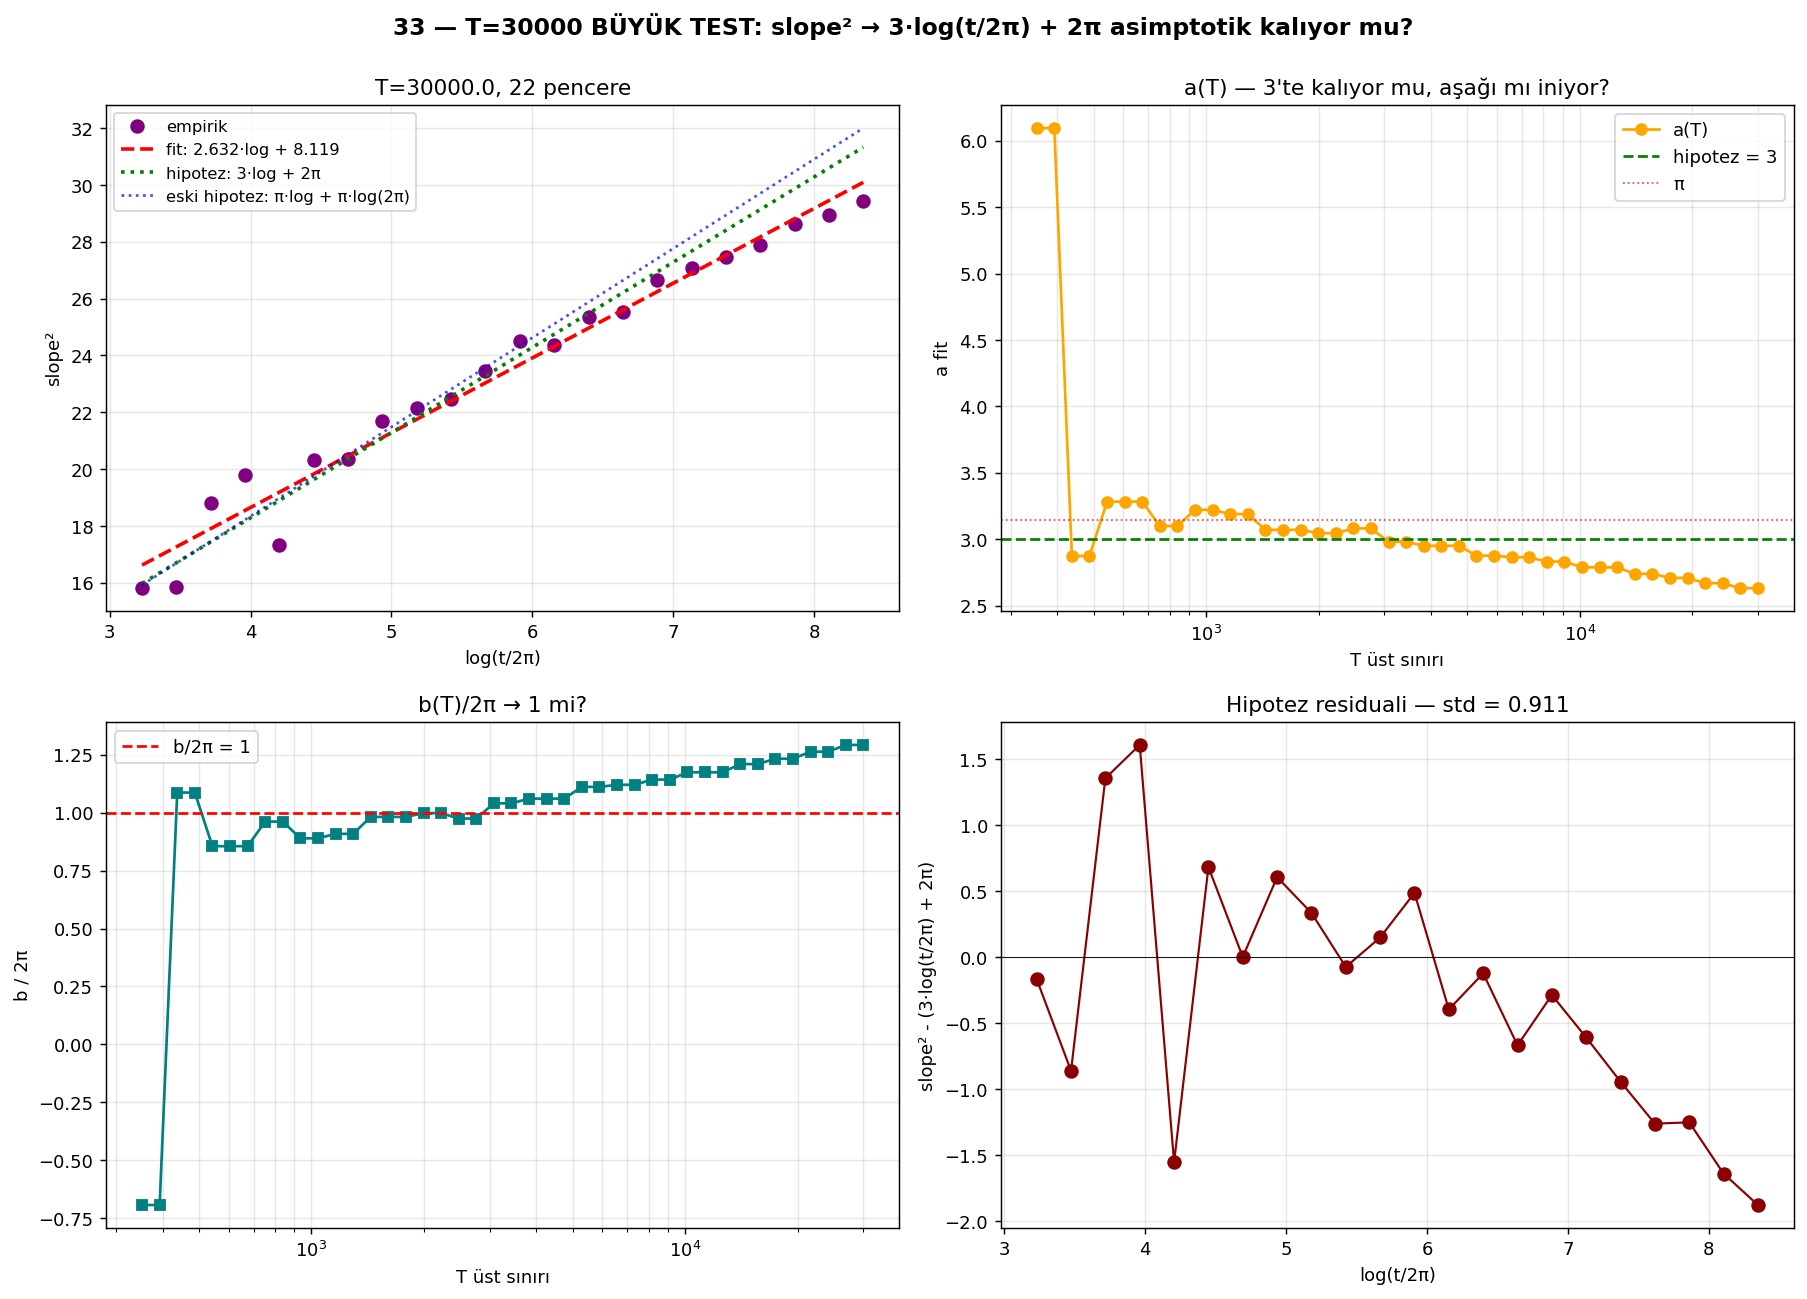

This chart was generated by the following Python code:
"""
33 — T = 30000 BÜYÜK TEST
==============================

slope² ≈ 3·log(t/2π) + 2π aday formülünün gerçek mi yoksa küçük-N artefakt mı
olduğunu T büyüterek test ediyoruz.

Beklenti:
  Eğer formül GERÇEK ise → a katsayısı 3'te kalır, b 2π'de kalır
  Eğer N-artefakt ise → a azalmaya devam eder (FHK log log T ölçeğine yakınsar)

Yöntem:
  - T = 30000'e kadar tüm sıfırlar
  - Her aralık için max|Z| (5 nokta + parabolik fit)
  - 25 logaritmik pencere
  - Kümülatif fit a(T), b(T)
"""

import numpy as np
import matplotlib.pyplot as plt
from pathlib import Path
import mpmath as mp
from scipy.stats import pearsonr
from scipy.optimize import minimize_scalar
import time

mp.mp.dps = 12  # daha düşük precision, daha hızlı

ROOT = Path(__file__).resolve().parent.parent
gamma = np.loadtxt(ROOT / "zeros_100k.txt")

T_MAX = 30000.0
gamma_w = gamma[gamma < T_MAX]
print(f"İşlenecek sıfır: {len(gamma_w)}", flush=True)
print(f"Tahmini süre: {len(gamma_w) * 0.03 / 60:.1f} dakika", flush=True)

intervals = np.diff(gamma_w)
max_amps = np.zeros(len(intervals))

t_start = time.time()
print("Hesap başlıyor...", flush=True)

for n in range(len(intervals)):
    a, b = gamma_w[n] + 0.005, gamma_w[n+1] - 0.005
    # minimize_scalar bounded — hızlı
    res = minimize_scalar(
        lambda t: -abs(float(mp.siegelz(t))),
        bounds=(a, b),
        method='bounded',
        options={'xatol': 0.02, 'maxiter': 15}
    )
    max_amps[n] = -res.fun

    if (n+1) % 2000 == 0:
        elapsed = time.time() - t_start
        pct = (n+1) / len(intervals) * 100
        eta = elapsed / (n+1) * (len(intervals) - n - 1) / 60
        print(f"  {n+1}/{len(intervals)} ({pct:.1f}%), t≈{gamma_w[n]:.0f}, "
              f"geçen {elapsed/60:.1f}dk, ETA {eta:.1f}dk", flush=True)

elapsed_total = time.time() - t_start
print(f"\nToplam süre: {elapsed_total/60:.1f} dakika", flush=True)

# Veriyi sakla — bir daha hesaplamayı asla istemeyiz
np.savez(Path(__file__).parent / "33_max_amps_T30000.npz",
         intervals=intervals, max_amps=max_amps, t_mid=0.5*(gamma_w[:-1]+gamma_w[1:]))
print("Veri kaydedildi: 33_max_amps_T30000.npz", flush=True)

t_mid = 0.5 * (gamma_w[:-1] + gamma_w[1:])
rho = np.log(t_mid / (2*np.pi)) / (2*np.pi)
intervals_norm = intervals * rho

# 30 pencere
n_windows = 30
edges = np.geomspace(20, T_MAX, n_windows+1)

results = []
print(f"\n{'pencere':>14} | {'n':>6} | {'slope':>7} | {'slope²':>7} | {'log(t/2π)':>10}", flush=True)
print("-"*65, flush=True)
for i in range(n_windows):
    t_lo, t_hi = edges[i], edges[i+1]
    mask = (t_mid >= t_lo) & (t_mid < t_hi)
    if mask.sum() < 20: continue
    x = intervals_norm[mask]; y = max_amps[mask]
    slope, intercept = np.polyfit(x, y, 1)
    t_center = np.exp(0.5*(np.log(t_lo)+np.log(t_hi)))
    log_t = np.log(t_center/(2*np.pi))
    results.append((t_center, slope, slope**2, log_t, mask.sum()))
    print(f"[{t_lo:>5.0f},{t_hi:>5.0f}] | {mask.sum():>6} | {slope:>7.3f} | {slope**2:>7.2f} | {log_t:>10.3f}", flush=True)

results = np.array(results)
t_centers = results[:, 0]
slopes = results[:, 1]
slope_sqs = results[:, 2]
log_ts = results[:, 3]

# Kümülatif fit
print(f"\n=== KÜMÜLATİF FIT — a YAKINSAMASI ===", flush=True)
print(f"{'T_upper':>10} | {'pencere':>8} | {'a':>8} | {'b':>10} | {'a/π':>6} | {'b/2π':>6}", flush=True)
T_uppers = [500, 1000, 2000, 4000, 8000, 12000, 18000, 25000, 30000]
for T_up in T_uppers:
    mask_T = t_centers < T_up
    if mask_T.sum() < 4: continue
    a_T, b_T = np.polyfit(log_ts[mask_T], slope_sqs[mask_T], 1)
    print(f"{T_up:>10.0f} | {mask_T.sum():>8} | {a_T:>8.4f} | {b_T:>10.4f} | "
          f"{a_T/np.pi:>6.3f} | {b_T/(2*np.pi):>6.3f}", flush=True)

# Tam fit
a_full, b_full = np.polyfit(log_ts, slope_sqs, 1)
print(f"\nTAM FIT (T={T_MAX}): a = {a_full:.4f}, b = {b_full:.4f}", flush=True)
print(f"  Hipotez: a=3, b=2π={2*np.pi:.4f}", flush=True)
print(f"  Sapma a: {(a_full-3)/3*100:+.2f}%", flush=True)
print(f"  Sapma b: {(b_full-2*np.pi)/(2*np.pi)*100:+.2f}%", flush=True)

# log log T testi — eğer a azalmaya devam ediyorsa, log log skalasına yakınsayabilir
loglog_t = np.log(np.log(t_centers))
a_vs_loglog, b_vs_loglog = np.polyfit(loglog_t, slope_sqs, 1)
print(f"\nAlternatif fit: slope² = {a_vs_loglog:.4f}·log log(t) + {b_vs_loglog:.4f}", flush=True)

# Plot
fig, axes = plt.subplots(2, 2, figsize=(14, 10))

ax = axes[0, 0]
ax.plot(log_ts, slope_sqs, "o", ms=7, color="purple", label="empirik")
xfit = np.linspace(log_ts.min(), log_ts.max(), 100)
ax.plot(xfit, a_full*xfit + b_full, "r--", lw=2,
        label=f"fit: {a_full:.3f}·log + {b_full:.3f}")
ax.plot(xfit, 3*xfit + 2*np.pi, "g:", lw=2,
        label="hipotez: 3·log + 2π")
ax.plot(xfit, np.pi*xfit + np.pi*np.log(2*np.pi), "b:", lw=1.5, alpha=0.7,
        label="eski hipotez: π·log + π·log(2π)")
ax.set_xlabel("log(t/2π)"); ax.set_ylabel("slope²")
ax.set_title(f"T={T_MAX}, {len(results)} pencere")
ax.legend(fontsize=9); ax.grid(alpha=0.3)

ax = axes[0, 1]
T_grid = np.geomspace(50, T_MAX, 60)
a_kum = []; b_kum = []
for T_up in T_grid:
    mask_T = t_centers < T_up
    if mask_T.sum() < 4:
        a_kum.append(np.nan); b_kum.append(np.nan); continue
    a_T, b_T = np.polyfit(log_ts[mask_T], slope_sqs[mask_T], 1)
    a_kum.append(a_T); b_kum.append(b_T)
ax.semilogx(T_grid, a_kum, "o-", color="orange", label="a(T)")
ax.axhline(3, color="green", lw=1.5, ls="--", label="hipotez = 3")
ax.axhline(np.pi, color="red", lw=1, ls=":", alpha=0.7, label=f"π")
ax.set_xlabel("T üst sınırı"); ax.set_ylabel("a fit")
ax.set_title("a(T) — 3'te kalıyor mu, aşağı mı iniyor?")
ax.legend(); ax.grid(alpha=0.3, which="both")

ax = axes[1, 0]
ax.semilogx(T_grid, np.array(b_kum)/(2*np.pi), "s-", color="teal")
ax.axhline(1, color="red", lw=1.5, ls="--", label="b/2π = 1")
ax.set_xlabel("T üst sınırı"); ax.set_ylabel("b / 2π")
ax.set_title("b(T)/2π → 1 mi?")
ax.legend(); ax.grid(alpha=0.3, which="both")

# Hipotez direkt test: residual = slope² − (3·log(t/2π) + 2π)
ax = axes[1, 1]
predicted_3_2pi = 3*log_ts + 2*np.pi
residual = slope_sqs - predicted_3_2pi
ax.plot(log_ts, residual, "o-", lw=1.2, ms=7, color="darkred")
ax.axhline(0, color="black", lw=0.5)
ax.set_xlabel("log(t/2π)"); ax.set_ylabel("slope² - (3·log(t/2π) + 2π)")
ax.set_title(f"Hipotez residuali — std = {residual.std():.3f}")
ax.grid(alpha=0.3)

plt.suptitle(f"33 — T=30000 BÜYÜK TEST: slope² → 3·log(t/2π) + 2π asimptotik kalıyor mu?",
             fontsize=13, fontweight="bold", y=0.998)
plt.tight_layout()
out = Path(__file__).parent / "33_T_buyuk.png"
plt.savefig(out, dpi=130, bbox_inches="tight")
print(f"\nKaydedildi: {out}", flush=True)
